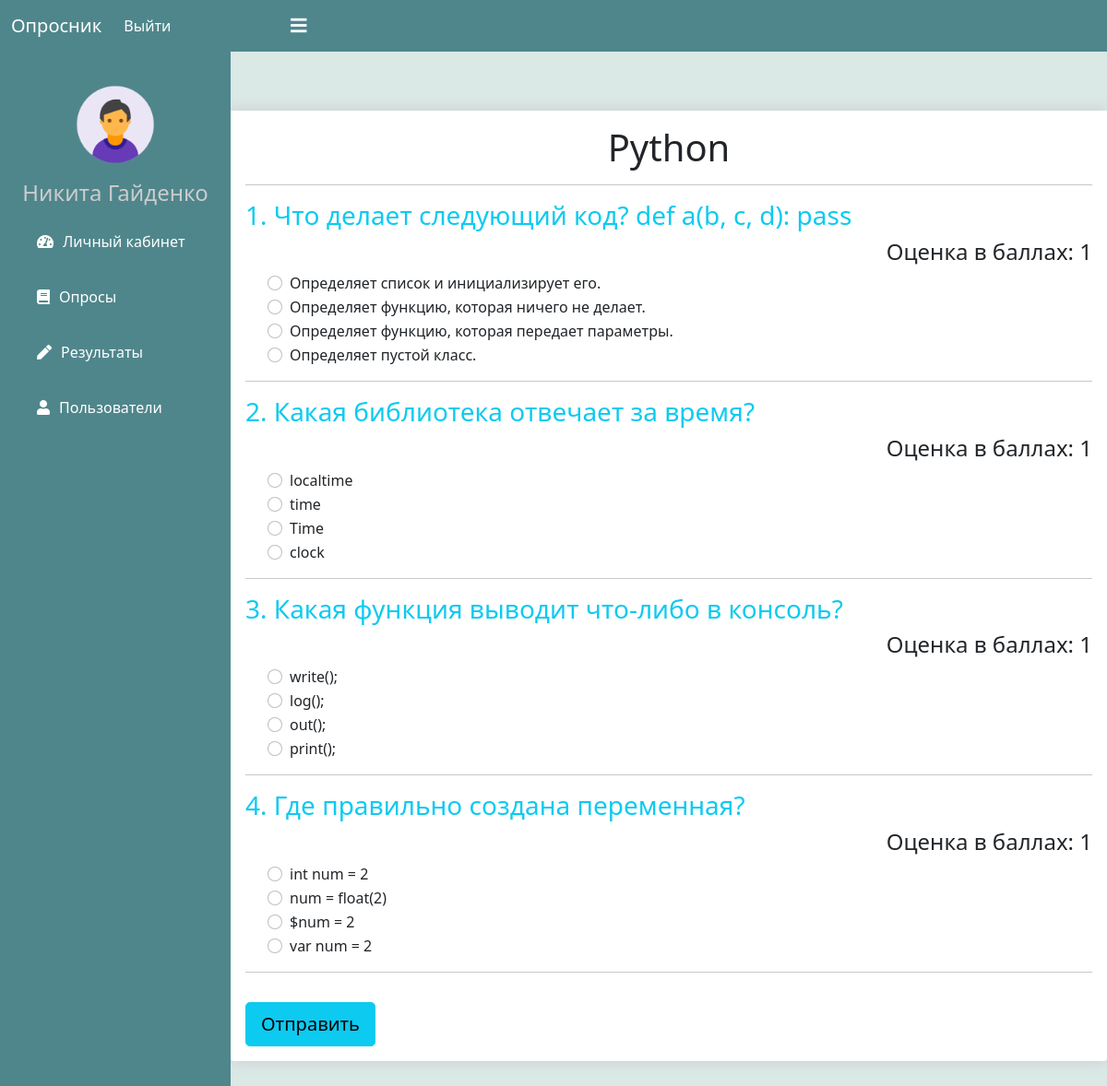
Screenshot of /admin_user/course/1/ (signed in) with the database file from the repository.
### course/models.py (models this page shows, shortened)
class Course(models.Model):
    name = models.CharField("Наименование опроса", max_length=256, null=True, blank=True)
    customers = models.ManyToManyField(User, verbose_name="Прошедшие тест", blank=True, null=True)

class Question(models.Model):
    ANSWER_CHOICES = [
        ('choice_1', 'Вариант ответа №1'),
        ('choice_2', 'Вариант ответа №2'),
        ('choice_3', 'Вариант ответа №3'),
        ('choice_4', 'Вариант ответа №4'),
    ]
    course = models.ForeignKey(Course, verbose_name="Наименование курса", on_delete=models.CASCADE, blank=True, null=True, related_name="question_course")
    name = models.CharField("Наименование вопроса", max_length=256, null=True, blank=True)
    mark = models.PositiveIntegerField("Оценка", default=0)
    choice_1 = models.CharField("Вариант ответа №1", max_length=256, null=True, blank=True)
    choice_2 = models.CharField("Вариант ответа №2", max_length=256, null=True, blank=True)
    choice_3 = models.CharField("Вариант ответа №3", max_length=256, null=True, blank=True)
    choice_4 = models.CharField("Вариант ответа №4", max_length=256, null=True, blank=True)
    answer = models.CharField("Правильный ответ", max_length=256, choices=ANSWER_CHOICES, blank=True, null=True)

### course/views.py (the view, shortened to what this page needs)
# urls.py: path('admin_user/course/<slug:slug>/', views.AdminCourseView.as_view(), name='admin-course'),
@method_decorator(login_required(login_url='login-admin'), name='dispatch')
@method_decorator(admin_only, name='dispatch')
class AdminCourseView(DetailView):
    model = Course
    template_name = 'main/adminCourse.html'
    slug_field = 'id'
    def get(self, request, *args, **kwargs):
        self.object = self.get_object()
        if request.user in self.object.customers.all():
            return redirect('admin-courses')
        context = self.get_context_data(object=self.object)
        return self.render_to_response(context)
    def get_context_data(self, **kwargs):
        context = super().get_context_data(**kwargs)
        context['questions'] = self.object.question_course.all()
        return context

### templates/main/adminCourse.html (shortened to what this page needs)
{% extends 'base/basic.html' %}
{% load crispy_forms_tags %}
{% load static %}
{% block content %}
  <nav class="navbar navbar-expand-lg navbar-dark bg-dark fixed-top">
    <div class="container-fluid">
      <a class="navbar-brand mb-0 h1" href="#">Опросник</a>
      <div class="collapse navbar-collapse" id="navbarNav">
        <ul class="navbar-nav">
          {% if request.user.is_authenticated %}
          <li class="nav-item">
            <a class="nav-link active" aria-current="page" href="{% url 'logout-user' %}">Выйти</a>
          </li>
          {% endif %}
          <label for="check">
            <i style="margin-left: 15px; margin-top: 10px;" class="fas fa-bars text-center" id="sidebar_btn"></i>
          </label>
        </ul>
      </div>
    </div>
  </nav>
  <div class="sidebar">
    <center>
      <img src="{% static 'media/admin.png' %}" class="profile_image" alt="">
      <h4>{{request.user.first_name}} {{request.user.last_name}}</h4>
    </center>
    <a href="{% url 'admin-dashboard' %}"><i class="fas fa-tachometer-alt"></i><span>Личный кабинет</span></a>
    <a href="{% url 'admin-courses' %}"><i class="fas fa-book"></i><span>Опросы</span></a>
      <a href="{% url 'admin-results' %}"><i class="fas fa-pen"></i><span>Результаты</span></a>
      <a href="{% url 'admin-users' %}"><i class="fas fa-user"></i><span>Пользователи</span></a>
  </div>
  <div class="content">
    <br><br><br><br><br>
      <div class="box-element product p-3">
          <form method="POST">
            <h1 style="text-align: center;">{{object.name}}</h1>
              <hr>
            {% for q in questions%}
            <h3 class="text-info">{{ forloop.counter }}. {{q.name}}</h3><h4 style="text-align: right;">Оценка в баллах: {{q.mark}}</h4>
                  <div class="form-check mx-4">
                    <input class="form-check-input" type="radio" name="{{ forloop.counter }}" id="{{q.choice_1}}" value="choice_1">
                    <label class="form-check-label" for="choice_1">
                      {{q.choice_1}}
                    </label>
                  </div>
                  <div class="form-check mx-4">
                    <input class="form-check-input" type="radio" name="{{ forloop.counter }}" id="{{q.choice_2}}" value="choice_2">
                    <label class="form-check-label" for="choice_2">
                      {{q.choice_2}}
                    </label>
                  </div>
                  <div class="form-check mx-4">
                    <input class="form-check-input" type="radio" name="{{ forloop.counter }}" id="{{q.choice_3}}" value="choice_3">
                    <label class="form-check-label" for="choice_3">
                      {{q.choice_3}}
                    </label>
                  </div>
                  <div class="form-check mx-4">
                    <input class="form-check-input" type="radio" name="{{ forloop.counter }}" id="{{q.choice_4}}" value="choice_4">
                    <label class="form-check-label" for="choice_4">
                      {{q.choice_4}}
                    </label>
                  </div>
              <hr>
                {% endfor %}
                <input class="btn btn-info btn-lg mt-3" type="submit" value="Отправить">
            </form>
        </div>
    <br><br><br>
  </div>
{% endblock %}

### templates/base/basic.html (style rules this page uses)
html { background-color:#dae8e6; }
body { background-color:#dae8e6; }

### templates/main/adminCourse.html (style rules this page uses)
a:link { text-decoration: none; }
.sidebar { background-color: #4f868c!important; padding-top: 30px; margin-top: 55px; position: fixed; left: 0; width: 250px; height: 100%; transition: 0.5s; transition-property: left; }
.sidebar .profile_image { width: 100px; height: 100px; border-radius: 100px; margin-bottom: 10px; }
.sidebar h4 { color: #ccc; margin-top: 0; }
.sidebar a { color: #fff; display: block; width: 100%; line-height: 60px; text-decoration: none; padding-left: 40px; box-sizing: border-box; transition: 0.5s; }
.sidebar i { padding-right: 10px; }
label #sidebar_btn { z-index: 1; color: #fff; position: fixed; cursor: pointer; left: 300px; font-size: 20px; margin: 5px 0; transition: 0.5s; transition-property: color; }
.content { margin-left: 250px; background-position: center; background-size: cover; height: 100vh; transition: 0.5s; }
.bg-dark { background-color: #4f868c!important; }
.box-element { box-shadow:hsl(0, 0%, 80%) 0 0 16px; background-color: #fff; border-radius: 4px; padding: 10px; max-width: 1700px; margin: auto; }
.product { border-radius: 0 0 4px 4px; }

### rows the page displays
Course: name "Python"
Question: name "Что делает следующий код? def a(b, c, d): pass", mark "1", choice_1 "Определяет список и инициализирует его.", choice_2 "Определяет функцию, которая ничего не делает.", choice_3 "Определяет функцию, которая передает параметры.", choice_4 "Определяет пустой класс."
Question: name "Какая библиотека отвечает за время?", mark "1", choice_1 "localtime", choice_2 "time", choice_3 "Time", choice_4 "clock"
Question: name "Какая функция выводит что-либо в консоль?", mark "1", choice_1 "write();", choice_2 "log();", choice_3 "out();", choice_4 "print();"
Question: name "Где правильно создана переменная?", mark "1", choice_1 "int num = 2", choice_2 "num = float(2)", choice_3 "$num = 2", choice_4 "var num = 2"

### other values shown
{{ request.user.first_name }} "Никита"
{{ request.user.last_name }} "Гайденко"
